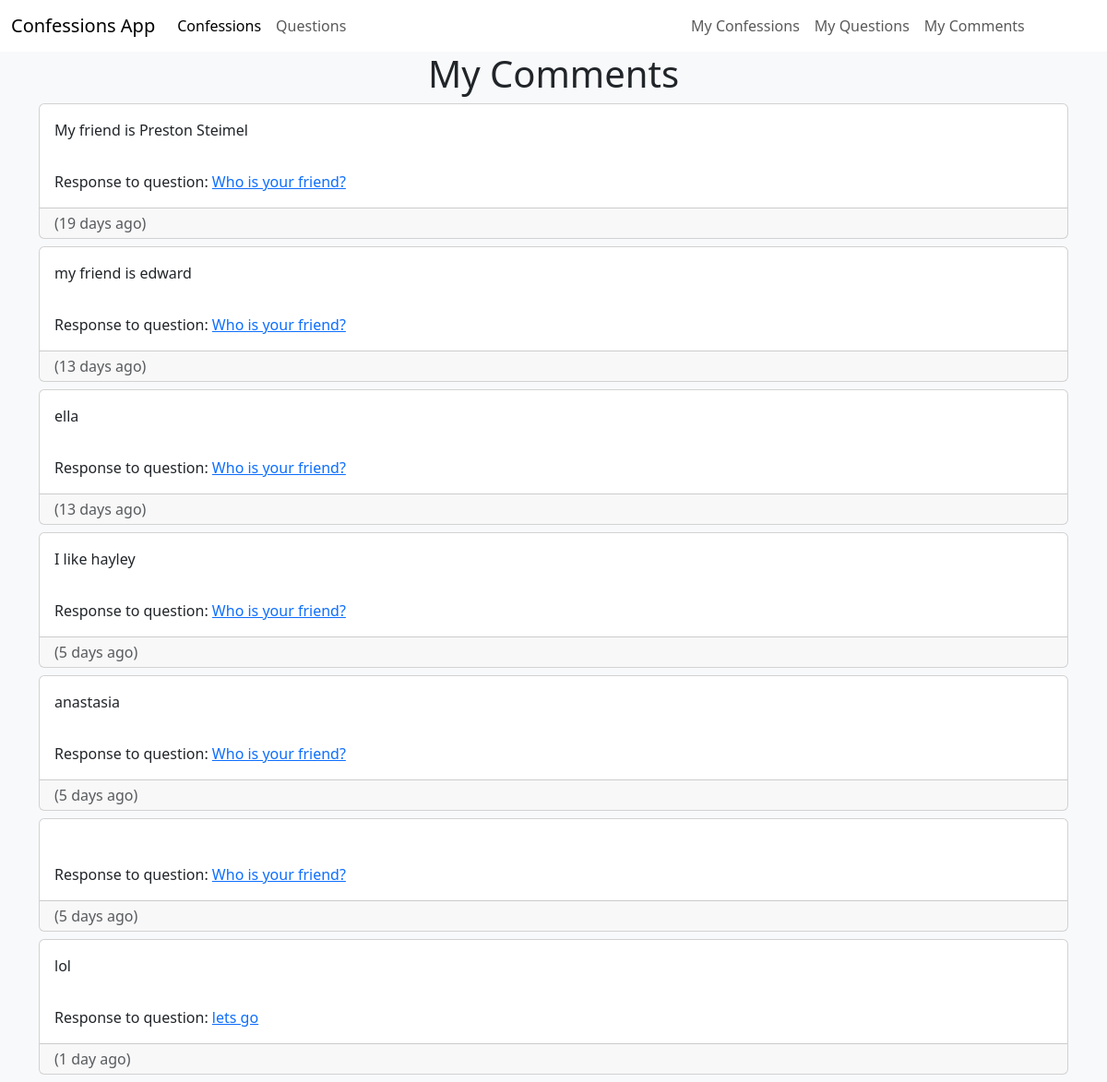
/mycomments (signed in), run on an earlier commit of the app's database.
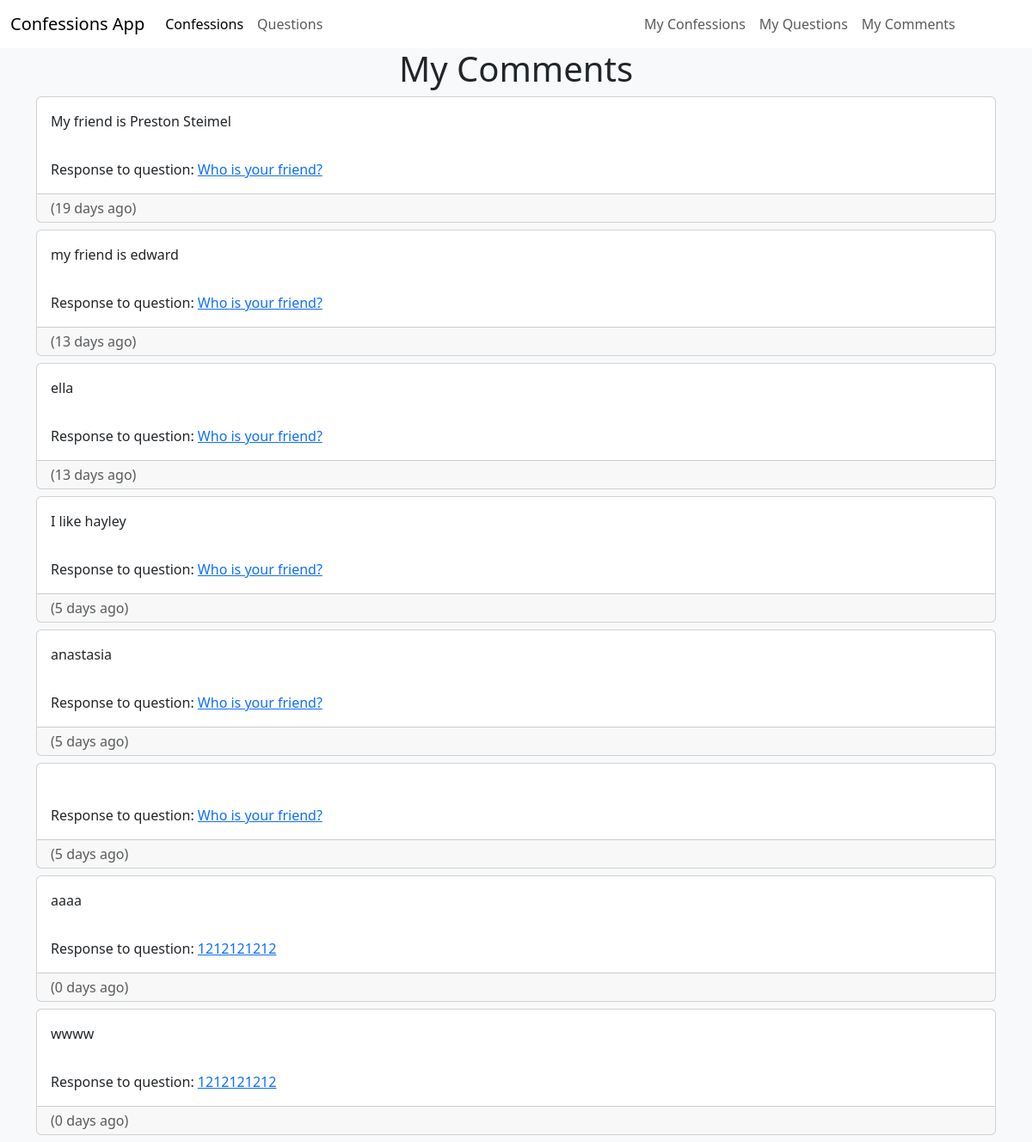
And on a later commit of the database.
### ConfessionsApp/models.py (models this page shows, shortened)
class Post(models.Model):
    owner = models.ForeignKey(User, on_delete=models.CASCADE)
    question = models.ForeignKey(Question, on_delete=models.CASCADE)
    post_text = models.CharField(max_length=255)
    date = models.DateTimeField(auto_now=True)
    @property
    def num_days_ago(self):
        today= timezone.now()
        return (today - self.date).days

class Question(models.Model):
    CATEGORIES = [
        ('CMPLN', 'Complaint'),
        ('FMLY', 'Family'),
        ('FRNDS', 'Friends'),
        ('HBBS', 'Hobbies'),
        ('LV', 'Love'),
        ('OTHR', 'Other'),
        ('SCHL', 'School'),
        ('SPRTS', 'Sports'),
    ]
    category = models.CharField(max_length=10, choices=CATEGORIES)
    owner = models.ForeignKey(User, on_delete=models.CASCADE)
    question_text = models.CharField(max_length=255)
    body = models.TextField()
    date = models.DateTimeField(auto_now_add=True)
    edited = models.BooleanField(default=False)
    edited_date = models.DateTimeField(auto_now=True)

### ConfessionsApp/views.py (the view)
# urls.py: path("mycomments", views.userComments, name="mycomments"),
@login_required
def userComments(request):
    user = request.user
    Comments = Post.objects.filter(owner=user)
    context = {
        'comments' : Comments,
    }
    return render(request, 'ConfessionsApp/userComments.html', context=context)

### ConfessionsApp/templates/ConfessionsApp/userComments.html (shortened to what this page needs)
{%extends 'ConfessionsApp/base.html'%}
{%block content%}
  <h1 class="text-center">My Comments</h1>
  <div class="container">
  {%for comment in comments%}
  <div class="card mt-2 mb-2">
    <span class="card-body">{{comment.post_text}}</span>
    <span class="card-body">
      Response to question: <a href="{%url 'ConfessionsApp:question' comment.question.id%}">{{comment.question.question_text}}</a>
    </span>
      <div class="card-footer py-1 submission-footer text-muted">
      <span class="card-text">
        {%if comment.num_days_ago != 1%}
          ({{comment.num_days_ago}} days ago)
        {%else%}
        ({{comment.num_days_ago}} day ago)
        {%endif%}
      </span>
    </div>
  </div>
  {%empty%}
  <p>You have posted no comments</p>
  {%endfor%}
{%endblock content%}

What changed in the data, as far as the page shows it:
removed Post: post_text "lol", question.question_text "lets go", num_days_ago "1"
added Post: post_text "aaaa", question.question_text "1212121212", num_days_ago "0"
added Post: post_text "wwww", question.question_text "1212121212", num_days_ago "0"
